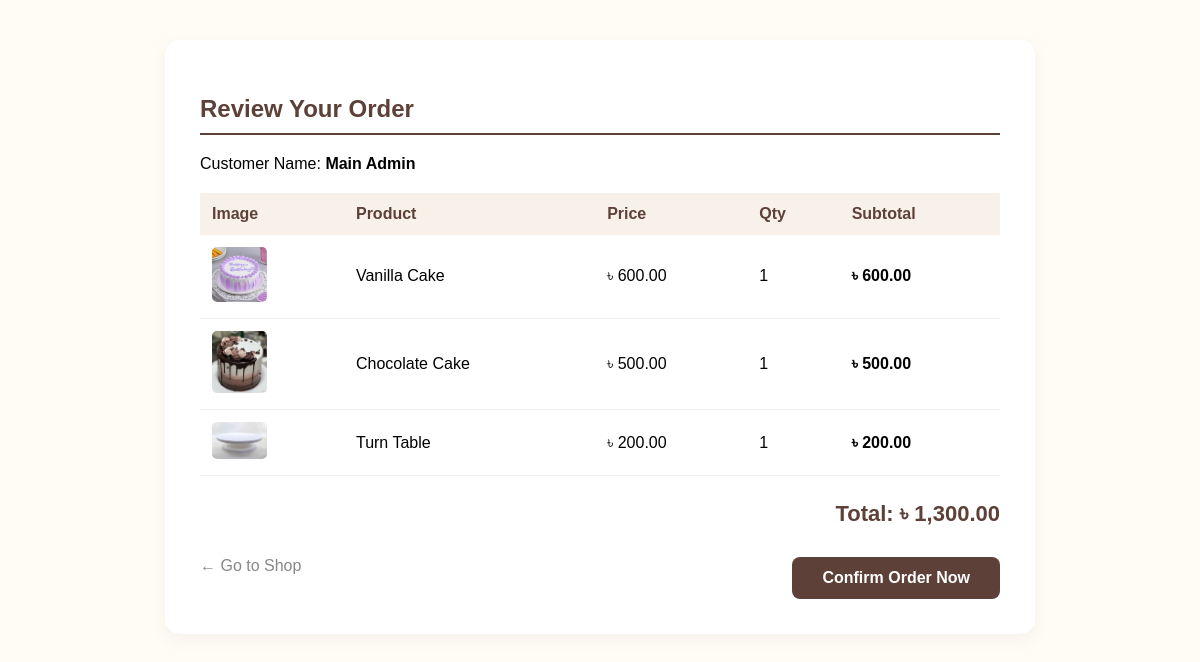
Screenshot of /View/order_summary.php (signed in) with the database file from the repository.
### tables this page shows
CREATE TABLE `users` (
  `id` int(11) NOT NULL,
  `username` varchar(100) NOT NULL,
  `email` varchar(100) NOT NULL,
  `password` varchar(255) NOT NULL,
  `role` enum('Admin','Customer') NOT NULL DEFAULT 'Customer',
  `created_at` timestamp NOT NULL DEFAULT current_timestamp()
);

CREATE TABLE `cart` (
  `id` int(11) NOT NULL,
  `user_id` int(11) NOT NULL,
  `product_id` int(11) NOT NULL,
  `quantity` int(11) DEFAULT 1
);

CREATE TABLE `products` (
  `id` int(11) NOT NULL,
  `name` varchar(255) NOT NULL,
  `category` varchar(100) NOT NULL,
  `price` decimal(10,2) NOT NULL,
  `stock` int(11) NOT NULL,
  `image` varchar(255) DEFAULT NULL
);

### View/order_summary.php (the view, shortened to what this page needs)
<?php
include '../Model/db.php';
$u_email = $_SESSION['email'];
$u_info = mysqli_fetch_assoc(mysqli_query($conn, "SELECT id, username FROM users WHERE email='$u_email'"));
$u_id = $u_info['id'];
$res = mysqli_query($conn, "SELECT p.*, c.quantity FROM cart c JOIN products p ON c.product_id = p.id WHERE c.user_id = '$u_id'");
?>
<!DOCTYPE html>
<html>
<head>
</head>
<body>
    <div class="container">
        <h2 style="color: #5d4037; border-bottom: 2px solid #5d4037; padding-bottom: 10px;">Review Your Order</h2>
        <p>Customer Name: <strong><?php echo $u_info['username']; ?></strong></p>
        <table>
            <tr>
                <th>Image</th>
                <th>Product</th>
                <th>Price</th>
                <th>Qty</th>
                <th>Subtotal</th>
            </tr>
            <?php
            $total = 0;
            while($row = mysqli_fetch_assoc($res)) {
                $sub = $row['price'] * $row['quantity'];
                $total += $sub;
                echo "<tr>
                        <td><img src='../uploads/{$row['image']}' width='55' style='border-radius:5px;'></td>
                        <td>{$row['name']}</td>
                        <td>৳ {$row['price']}</td>
                        <td>{$row['quantity']}</td>
                        <td style='font-weight:bold;'>৳ ".number_format($sub, 2)."</td>
                      </tr>";
            }
            ?>
        </table>
        <div style="text-align: right; margin-top: 25px; font-size: 22px; font-weight: bold; color: #5d4037;">
            Total: ৳ <?php echo number_format($total, 2); ?>
        </div>
        <div style="margin-top: 30px; overflow: hidden;">
            <a href="../index.php" style="color: #888; text-decoration: none;">← Go to Shop</a>
            <a href="../Controller/place_order_action.php" class="btn-confirm">Confirm Order Now</a>
        </div>
    </div>
</body>
</html>

### View/order_summary.php (style rules this page uses)
body { background: #fffcf5; font-family: sans-serif; }
.container { max-width: 800px; margin: 40px auto; background: #fff; padding: 35px; border-radius: 15px; box-shadow: 0 5px 20px rgba(0,0,0,0.05); }
table { width: 100%; border-collapse: collapse; margin-top: 20px; }
th { background: #f8f1e9; color: #5d4037; padding: 12px; text-align: left; }
td { padding: 12px; border-bottom: 1px solid #eee; }
.btn-confirm { background: #5d4037; color: #fff; padding: 12px 30px; border-radius: 8px; text-decoration: none; font-weight: bold; float: right; }

### rows the page displays
users: username "Main Admin"
cart: product.image (picture), product.name "Vanilla Cake", product.price "600.00", quantity "1"
cart: product.image (picture), product.name "Chocolate Cake", product.price "500.00", quantity "1"
cart: product.image (picture), product.name "Turn Table", product.price "200.00", quantity "1"

### other values shown
$total "1,300.00"
